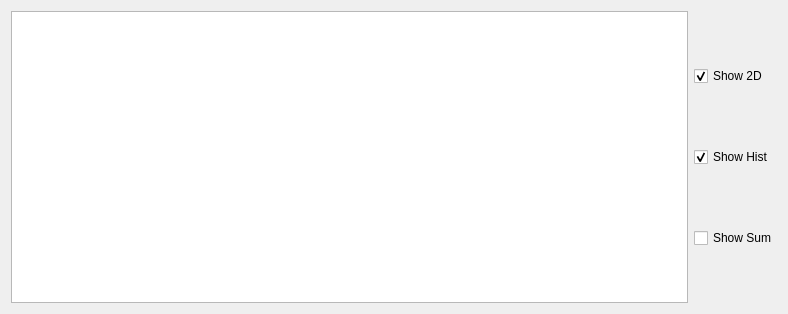
<?xml version="1.0" encoding="UTF-8"?>
<ui version="4.0">
 <class>ViewerWidget</class>
 <widget class="QWidget" name="ViewerWidget">
  <property name="geometry">
   <rect>
    <x>0</x>
    <y>0</y>
    <width>788</width>
    <height>314</height>
   </rect>
  </property>
  <property name="sizePolicy">
   <sizepolicy hsizetype="MinimumExpanding" vsizetype="Preferred">
    <horstretch>0</horstretch>
    <verstretch>0</verstretch>
   </sizepolicy>
  </property>
  <property name="windowTitle">
   <string>Form</string>
  </property>
  <layout class="QHBoxLayout" name="horizontalLayout">
   <item>
    <widget class="GraphicsLayoutWidget" name="viewer_GraphicsLayoutWidget"/>
   </item>
   <item>
    <layout class="QVBoxLayout" name="verticalLayout">
     <item>
      <widget class="QCheckBox" name="show2D_checkBox">
       <property name="text">
        <string>Show 2D</string>
       </property>
       <property name="checked">
        <bool>true</bool>
       </property>
       <property name="tristate">
        <bool>false</bool>
       </property>
      </widget>
     </item>
     <item>
      <widget class="QCheckBox" name="showHist_checkBox">
       <property name="text">
        <string>Show Hist</string>
       </property>
       <property name="checked">
        <bool>true</bool>
       </property>
      </widget>
     </item>
     <item>
      <widget class="QCheckBox" name="showSum_checkBox">
       <property name="text">
        <string>Show Sum</string>
       </property>
      </widget>
     </item>
    </layout>
   </item>
  </layout>
 </widget>
 <customwidgets>
  <customwidget>
   <class>GraphicsLayoutWidget</class>
   <extends>QGraphicsView</extends>
   <header>pyqtgraph</header>
  </customwidget>
 </customwidgets>
 <resources/>
 <connections/>
</ui>
